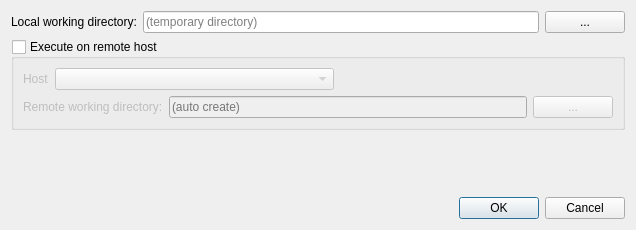
<?xml version="1.0" encoding="UTF-8"?>
<ui version="4.0">
 <class>QExecutionWorkspaceDialog</class>
 <widget class="QDialog" name="QExecutionWorkspaceDialog">
  <property name="geometry">
   <rect>
    <x>0</x>
    <y>0</y>
    <width>636</width>
    <height>230</height>
   </rect>
  </property>
  <property name="windowTitle">
   <string>Dialog</string>
  </property>
  <layout class="QVBoxLayout" name="verticalLayout_2">
   <item>
    <layout class="QHBoxLayout" name="horizontalLayout">
     <item>
      <widget class="QLabel" name="label">
       <property name="text">
        <string>Local working directory:</string>
       </property>
      </widget>
     </item>
     <item>
      <widget class="QLineEdit" name="leLocalWorkingDirectory">
       <property name="placeholderText">
        <string>(temporary directory)</string>
       </property>
       <property name="clearButtonEnabled">
        <bool>true</bool>
       </property>
      </widget>
     </item>
     <item>
      <widget class="QPushButton" name="btnSelectLocalWorkingDirectory">
       <property name="text">
        <string>...</string>
       </property>
      </widget>
     </item>
    </layout>
   </item>
   <item>
    <widget class="QGroupBox" name="gbPerformRemoteExecution">
     <property name="enabled">
      <bool>true</bool>
     </property>
     <property name="title">
      <string>Execute on remote host</string>
     </property>
     <property name="checkable">
      <bool>true</bool>
     </property>
     <property name="checked">
      <bool>false</bool>
     </property>
     <layout class="QVBoxLayout" name="verticalLayout">
      <item>
       <layout class="QHBoxLayout" name="horizontalLayout_3">
        <item>
         <widget class="QLabel" name="label_2">
          <property name="text">
           <string>Host</string>
          </property>
         </widget>
        </item>
        <item>
         <widget class="QComboBox" name="cbHost">
          <property name="sizePolicy">
           <sizepolicy hsizetype="Expanding" vsizetype="Fixed">
            <horstretch>0</horstretch>
            <verstretch>0</verstretch>
           </sizepolicy>
          </property>
         </widget>
        </item>
        <item>
         <spacer name="horizontalSpacer">
          <property name="orientation">
           <enum>Qt::Horizontal</enum>
          </property>
          <property name="sizeHint" stdset="0">
           <size>
            <width>40</width>
            <height>20</height>
           </size>
          </property>
         </spacer>
        </item>
       </layout>
      </item>
      <item>
       <layout class="QHBoxLayout" name="horizontalLayout_2">
        <item>
         <widget class="QLabel" name="label_3">
          <property name="text">
           <string>Remote working directory:</string>
          </property>
         </widget>
        </item>
        <item>
         <widget class="QLineEdit" name="leRemoteDirectory">
          <property name="placeholderText">
           <string>(auto create)</string>
          </property>
          <property name="clearButtonEnabled">
           <bool>true</bool>
          </property>
         </widget>
        </item>
        <item>
         <widget class="QPushButton" name="btnSelectRemoteDirectory">
          <property name="text">
           <string>...</string>
          </property>
         </widget>
        </item>
       </layout>
      </item>
     </layout>
    </widget>
   </item>
   <item>
    <spacer name="verticalSpacer">
     <property name="orientation">
      <enum>Qt::Vertical</enum>
     </property>
     <property name="sizeHint" stdset="0">
      <size>
       <width>20</width>
       <height>40</height>
      </size>
     </property>
    </spacer>
   </item>
   <item>
    <widget class="QDialogButtonBox" name="buttonBox">
     <property name="orientation">
      <enum>Qt::Horizontal</enum>
     </property>
     <property name="standardButtons">
      <set>QDialogButtonBox::Cancel|QDialogButtonBox::Ok</set>
     </property>
    </widget>
   </item>
  </layout>
 </widget>
 <resources/>
 <connections>
  <connection>
   <sender>buttonBox</sender>
   <signal>accepted()</signal>
   <receiver>QExecutionWorkspaceDialog</receiver>
   <slot>accept()</slot>
   <hints>
    <hint type="sourcelabel">
     <x>248</x>
     <y>254</y>
    </hint>
    <hint type="destinationlabel">
     <x>157</x>
     <y>274</y>
    </hint>
   </hints>
  </connection>
  <connection>
   <sender>buttonBox</sender>
   <signal>rejected()</signal>
   <receiver>QExecutionWorkspaceDialog</receiver>
   <slot>reject()</slot>
   <hints>
    <hint type="sourcelabel">
     <x>316</x>
     <y>260</y>
    </hint>
    <hint type="destinationlabel">
     <x>286</x>
     <y>274</y>
    </hint>
   </hints>
  </connection>
 </connections>
</ui>
